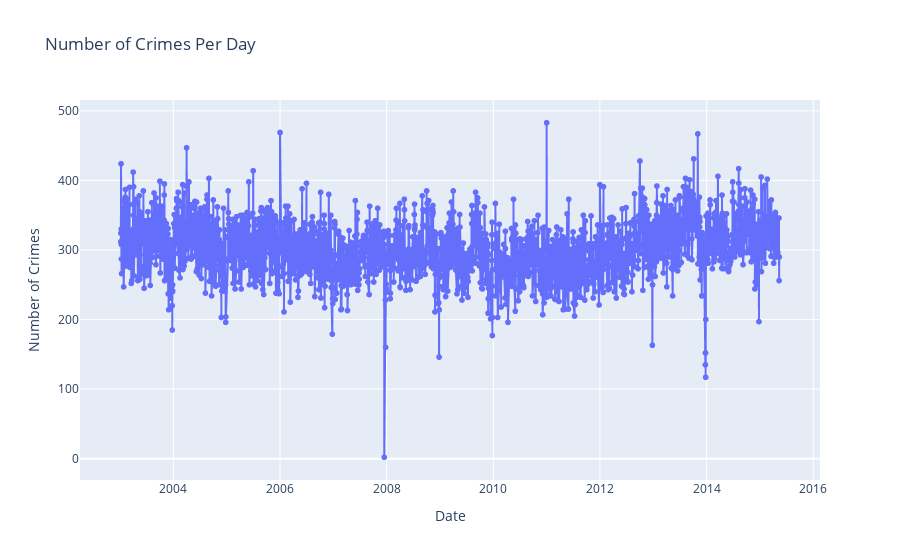

Notebook code cell kept with this figure:
### Markdown cell above
### Number of crimes per day

### Code cell
# Create interactive bar chart
fig = px.line(crime_counts, x='date', y='crime_count_day',   
             title='Number of Crimes Per Day', 
             labels={'date': 'Date', 'crime_count_day': 'Number of Crimes'},
             markers=True )

# Show plot
fig.show()

### Figure 1 — Plotly figure (JSON) as saved in the notebook; plotly's stock layout.template omitted (floating-point values rounded to 4 significant figures; data arrays with more than 128 entries replaced by an {"elided": "..."} marker saying what was removed)
{"data": [{"hovertemplate": "Date=%{x}<br>Number of Crimes=%{y}<extra></extra>", "legendgroup": "", "line": {"color": "#636efa", "dash": "solid"}, "marker": {"symbol": "circle"}, "mode": "lines+markers", "name": "", "showlegend": false, "type": "scattergl", "x": {"elided": "2249 str values"}, "xaxis": "x", "y": {"elided": "2249 int values"}, "yaxis": "y"}], "layout": {"legend": {"tracegroupgap": 0}, "title": {"text": "Number of Crimes Per Day"}, "xaxis": {"anchor": "y", "domain": [0, 1], "title": {"text": "Date"}}, "yaxis": {"anchor": "x", "domain": [0, 1], "title": {"text": "Number of Crimes"}}}}
